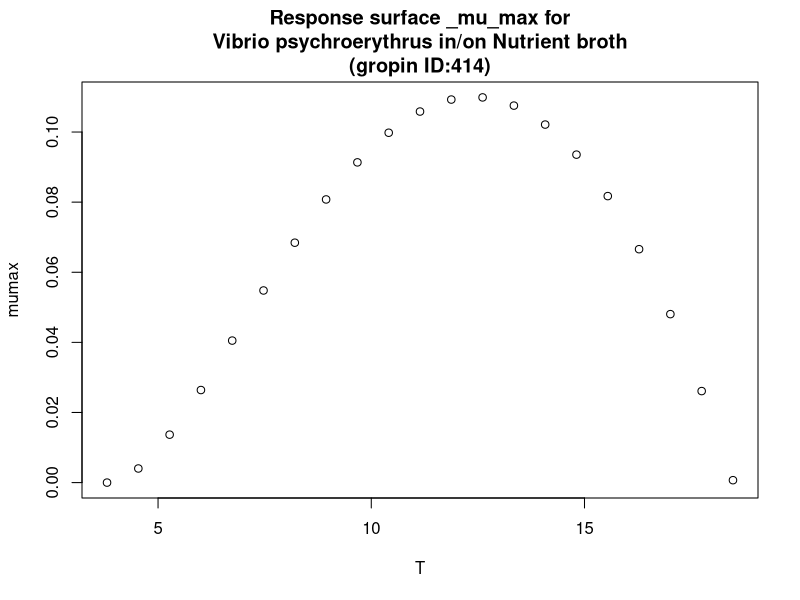

This figure's R source:
#############################
# start of Parameter script
#############################
T <- seq(3.8038,18.4815184815185,length.out=21)
#############################
# end of Parameter script
#############################
############################# 
# start of Model script Gropin ID 414 
#############################
 
# constant coefficients for this model
 
variables <- data.frame(T)
argumentsPar <- unique.data.frame(expand.grid(variables))
 
# heart of the model
response_surface <- function(T) {
   mumax <-(1.1*(10^-1)*(T-18.5)*((T-3.8)^2))/((12.4-3.8)*((12.4-3.8)*(T-12.4)-(12.4-18.5)*(12.4+3.8-2*T)))

	return(mumax=mumax)
} 

# output parameters
responseSurface <- cbind(argumentsPar,response_surface(argumentsPar['T']))
colnames(responseSurface) <- c(colnames(argumentsPar),'mumax')
#############################
# End of Model script
#############################
############################# 
# start of Visualisation script Gropin ID 414 
#############################
titleText <-'Response surface _mu_max for
Vibrio psychroerythrus in/on Nutrient broth
(gropin ID:414)'
plot(T,responseSurface$'mumax',xlab='T',
                          ylab='mumax',main=titleText)
#############################
# End of Visualisation script
#############################
